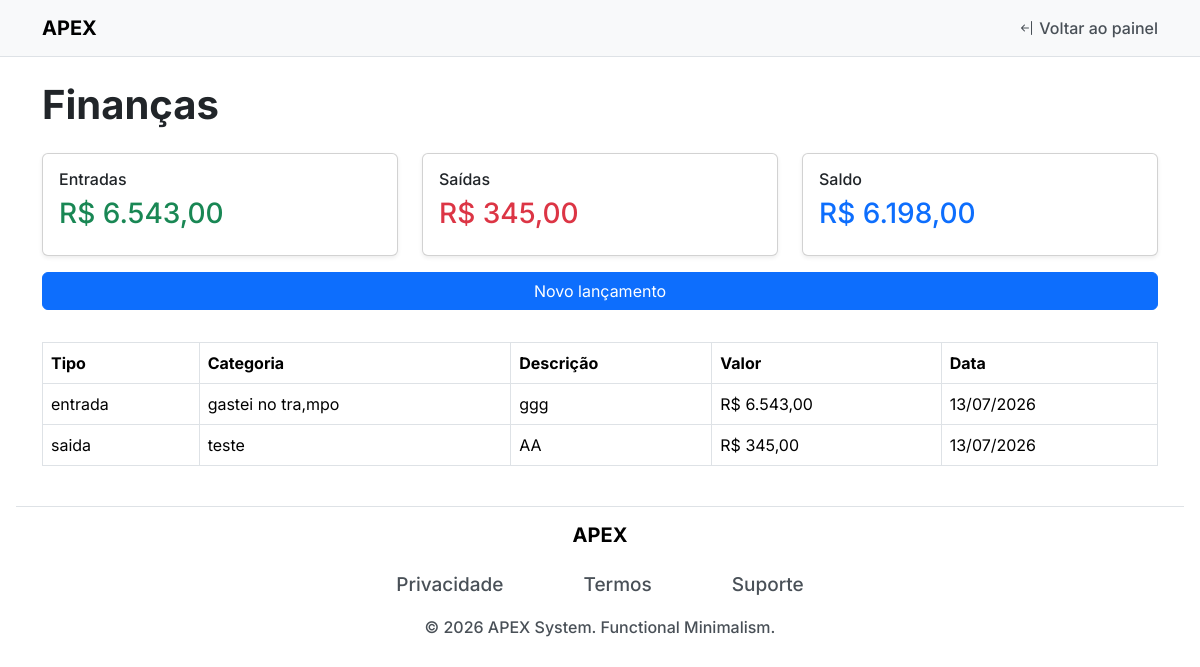
Screenshot of /pages/financas.php (signed in) with the database file from the repository.
### tables this page shows
CREATE TABLE `transacoes` (
  `id` int(11) NOT NULL,
  `tipo` enum('entrada','saida') NOT NULL,
  `categoria` varchar(50) NOT NULL,
  `descricao` varchar(255) NOT NULL,
  `valor` decimal(10,2) NOT NULL,
  `data_lancamento` date NOT NULL
);

### pages/financas.php (the view, shortened to what this page needs)
<?php
require_once __DIR__ . '/../conf/db.php';
$sql = "SELECT * FROM transacoes ORDER BY data_lancamento DESC, id DESC";
$resultado = mysqli_query($conn, $sql);
$entradas = 0;
$saidas = 0;
while ($row = mysqli_fetch_assoc($resultado)) {
    if ($row['tipo'] === 'entrada') {
        $entradas += (float) $row['valor'];
    } else {
        $saidas += (float) $row['valor'];
    }
}
$saldo = $entradas - $saidas;
mysqli_data_seek($resultado, 0);
?>
<!doctype html>
<html lang="pt-br">
<?php $title = "Finanças"; include __DIR__ . "/../includes/header.php"; ?>
<body>
<?php include __DIR__ . "/../includes/navbarPages.php"; ?>
<main class="container mt-4 mb-4">
    <h1 class="title-index">Finanças</h1>
    <div class="row mt-4">
        <div class="col-md-4 mb-3">
            <div class="card shadow-sm">
                <div class="card-body">
                    <h6>Entradas</h6>
                    <h3 class="text-success">R$ <?= number_format($entradas, 2, ',', '.') ?></h3>
                </div>
            </div>
        </div>
        <div class="col-md-4 mb-3">
            <div class="card shadow-sm">
                <div class="card-body">
                    <h6>Saídas</h6>
                    <h3 class="text-danger">R$ <?= number_format($saidas, 2, ',', '.') ?></h3>
                </div>
            </div>
        </div>
        <div class="col-md-4 mb-3">
            <div class="card shadow-sm">
                <div class="card-body">
                    <h6>Saldo</h6>
                    <h3 class="text-primary">R$ <?= number_format($saldo, 2, ',', '.') ?></h3>
                </div>
            </div>
        </div>
    </div>
    <button class="btn btn-primary w-100 mb-3" data-bs-toggle="modal" data-bs-target="#modalNovo">
        Novo lançamento
    </button>
    <div class="table-responsive">
        <table class="table table-bordered align-middle mt-3">
            <thead>
                <tr>
                    <th>Tipo</th>
                    <th>Categoria</th>
                    <th>Descrição</th>
                    <th>Valor</th>
                    <th>Data</th>
                </tr>
            </thead>
            <tbody>
                <?php while ($row = mysqli_fetch_assoc($resultado)) { ?>
                    <tr>
                        <td><?= $row['tipo'] ?></td>
                        <td><?= $row['categoria'] ?></td>
                        <td><?= $row['descricao'] ?></td>
                        <td>R$ <?= number_format($row['valor'], 2, ',', '.') ?></td>
                        <td><?= date('d/m/Y', strtotime($row['data_lancamento'])) ?></td>
                    </tr>
                <?php } ?>
            </tbody>
        </table>
    </div>
</main>
<?php include __DIR__ . "/../includes/footer.php"; ?>
</body>
</html>

### includes/header.php (shortened to what this page needs)
<head>
    <link rel="stylesheet" href="<?=BASE_URL?>bootstrap/css/bootstrap.min.css">
    <link rel="stylesheet" href="https://cdn.jsdelivr.net/npm/bootstrap-icons@1.13.1/font/bootstrap-icons.min.css">
    <link rel="stylesheet" href="<?= BASE_URL ?>assets/css/style.css">
    <link rel="stylesheet" href="<?= BASE_URL ?>assets/css/darkmod.css">
</head>

### includes/navbarPages.php (shortened to what this page needs)
<nav class="navbar border-bottom">
    <div class="container justify-content-between">
        <a class="navbar-brand" href="<?= BASE_URL ?>pages/dashboard.php">
            <strong class="Logo">APEX</strong>
        </a>
        <a class="nav-link navPages" href="<?= BASE_URL ?>pages/dashboard.php">
            <i class="bi bi-arrow-bar-left"></i> Voltar ao painel
        </a>
    </div>
</nav>

### includes/footer.php
<footer class="border-top m-3">
    <h5 class="titleFooter mt-3">APEX</h5>
    <div class="d-flex justify-content-center gap-5">
        <a class="nav-link m-3 linkFooter" href="#">Privacidade</a>
        <a class="nav-link m-3 linkFooter" href="#">Termos</a>
        <a class="nav-link m-3 linkFooter" href="#">Suporte</a>
    </div>
    <p class="copy">© 2026 APEX System. Functional Minimalism.</p>
</footer>

### assets/css/style.css (style rules this page uses)
* { margin: 0%; padding: 0%; box-sizing: border-box; }
:root { --cor-principal: #000000; --cor-secundaria: #495057; --cor-terciaria: #adb5bd; --cor-neutra: #f8f9fa; --fonte: "Inter", sans-serif; }
body { font-family: var(--fonte); }
.Logo { color: var(--cor-principal); font-family: var(--fonte); }
nav { background-color: var(--cor-neutra) !important; }
.title-index { font-weight: 700; }
.titleFooter { text-align: center; color: var(--cor-principal); font-weight: 700; }
.linkFooter { color: var(--cor-secundaria); font-weight: 500; font-size: 19px; }
.copy { color: var(--cor-secundaria); font-weight: 500; text-align: center; }
.navPages { color: var(--cor-secundaria); font-weight: 500; }

### rows the page displays
transacoes: tipo "entrada", categoria "gastei no tra,mpo", descricao "ggg", valor "6.543,00", data_lancamento "13/07/2026"
transacoes: tipo "saida", categoria "teste", descricao "AA", valor "345,00", data_lancamento "13/07/2026"

### other values shown
$entradas "6.543,00"
$saidas "345,00"
$saldo "6.198,00"
